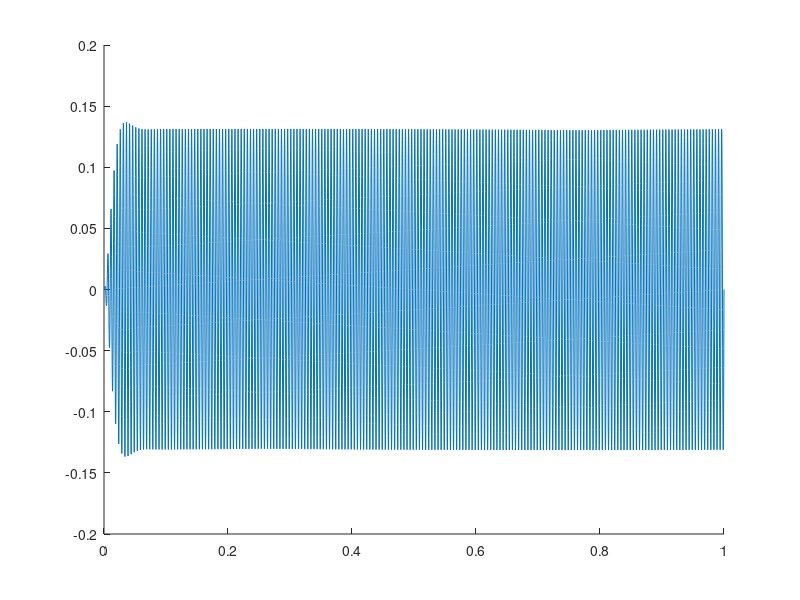

This figure's MATLAB source: (Note: this script raises an error after producing the figure.)
% addpath(genpath('C:\Users\atrox\Desktop\Work\Research\'));
%% 
sr = 5000;
t = linspace(0,1,sr);
[b1,a1] = butter(2,20*2/sr,'low');
[b2,a2] = butter(2,10*2/sr,'low');
f = 200;

sig = .3*sin(2*pi*t*f + .5);
sigs = sig.*sin(2*pi*t*f);
sigc = sig.*cos(2*pi*t*f);
hold on
% plot(t,filter(b2,a2,sqrt(filter(b1,a1,sigs).^2 + filter(b1,a1,sigc).^2)*2));
% plot(t,atan2(filter(b1,a1,sigc),filter(b1,a1,sigs)))

plot(t,filter(b1,a1,sigs).*sin(2*pi*t*f));
%plot(t,filter(b1,a1,sigs));

%% list of control
sr = 30000;
SINAL = [];
SINBL = [];
freqs = logspace(log10(100),log10(200),2);

for f = 1:2
    [b,a] = butter(2,freqs(f)*2/sr,'low');
    SINBL(f,1:3) = b;
    SINAL(f,1:3) = a;
end
%% controls > 150 HZ

P = 1;
[b,a] = butter(2,85*2/sr,'low');
[b,a] = ztos(b,a,sr);
C2 = tf(b,a);
[b,a] = butter(2,40*2/sr,'low');
[b,a] = ztos(b,a,sr);
T = tf(b,a);

C1des = T/(1-T*C2);
C1 = tf(1,[1 0])*tf(70,[1 500])*800/P;
Tact = C1/(1+C1*C2);
hold on


bode(T);
bode(Tact);

[b,a] = tfdata(C1);
b = b{1};
a = a{1};
[bd,ad] = stoz(b,a,sr);
vpa(bd)
vpa(ad)
% 
bode(C1des);
bode(C1);

%% controller 1
P = 1;
[b,a] = butter(2,85*2/sr,'low');
[b,a] = ztos(b,a,sr);
C2 = tf(b,a);
[b,a] = butter(2,10*2/sr,'low');
[b,a] = ztos(b,a,sr);
T = tf(b,a);

C1des = T/(1-T*C2);
C1 = tf(1,[1 0])*tf(70,[1 67])*14/P;
Tact = C1/(1+C1*C2);
hold on


% bode(T);
% bode(Tact);

[b,a] = tfdata(C1);
b = b{1};
a = a{1};
[bd,ad] = stoz(b,a,sr);
vpa(bd)
vpa(ad)

bode(C1des);
bode(C1);

%% controller 2

P = 1;
[b,a] = butter(2,10*2/sr,'low');
[b,a] = ztos(b,a,sr);
C2 = tf(b,a);
[b,a] = butter(2,5*2/sr,'low');
[b,a] = ztos(b,a,sr);
T = tf(b,a);

C1des = T/(1-T*C2);
C1 = tf(1,[1 0])*tf(70,[1 67])*14;
Tact = C1/(1+C1*C2);
hold on


bode(T);
bode(Tact);

[b,a] = tfdata(C2);
b = b{1};
a = a{1};
[bd,ad] = stoz(b,a,sr);
vpa(bd)
vpa(ad)

bode(C1des);
bode(C1);

%% controller 3

P = 1;
[b,a] = butter(2,15*2/sr,'low');
[b,a] = ztos(b,a,sr);
C2 = tf(b,a);
[b,a] = butter(2,10*2/sr,'low');
[b,a] = ztos(b,a,sr);
T = tf(b,a);

C1des = T/(1-T*C2);
C1 = tf(1,[1 0])*tf(140^2,[1 1.1*140 (140^2)])*tf([1 150],150)*25;
Tact = C1/(1+C1*C2);

hold on
bode(C1des);
bode(C1);


hold on
bode(T);
bode(Tact);

[b,a] = tfdata(C1);
b = b{1};
a = a{1};
[bd,ad] = stoz(b,a,sr);
vpa(bd)
vpa(ad)



%% plotting
[a1,b1,c1] = bode(C1,logspace(-2,3,100000)*2*pi);
[a2,b2,c2] = bode(C1des,logspace(-2,3,100000)*2*pi);
[a3,b3,c3] = bode(T,logspace(-2,3,100000)*2*pi);
[a4,b4,c4] = bode(Tact,logspace(-2,3,100000)*2*pi);

a = figure;
a.Position(3) = 400;
a.Position(4) = 125;
hold on
subplot(1,2,1)
hold on
a = plot(logspace(-2,3,100000),20*log10(squeeze(abs(a2))));
a.Color = [0 0 0];
a.LineWidth = 1;
a = plot(logspace(-2,3,100000),20*log10(squeeze(abs(a1))),'--');
a.Color = [1 0 0];
a.LineWidth = 1;
axis([.1 1000 -70 40])
set(gca, 'XScale', 'log')
ylabel('magnitude (dB)','Interpreter','latex','FontSize',10);
xticks([.1 1 10 100 1000])
yticks([-60 -30 0 30]);
set(gca,'TickLabelInterpreter','latex','FontSize',9);
a = legend('C desired','C designed','Interpreter','latex','FontSize',10);
a.Location = 'southwest';
a.Box = 'off';
subplot(1,2,2)
hold on
a = plot(logspace(-2,3,100000),20*log10(squeeze(abs(a3))));
a.Color = [0 0 0];
a.LineWidth = 1;


Tact = .5*C1/(1+C1*.5*C2);
[a4,b4,c4] = bode(Tact,logspace(-2,3,100000)*2*pi);
a = plot(logspace(-2,3,100000),20*log10(squeeze(abs(a4))));
a.Color = [.5 .5 .5];
a.LineWidth = .5;
Tact = .25*C1/(1+C1*.25*C2);
[a4,b4,c4] = bode(Tact,logspace(-2,3,100000)*2*pi);
a = plot(logspace(-2,3,100000),20*log10(squeeze(abs(a4))));
a.Color = [.5 .5 .5];
a.LineWidth = .5;
Tact = .1*C1/(1+C1*.1*C2);
[a4,b4,c4] = bode(Tact,logspace(-2,3,100000)*2*pi);
a = plot(logspace(-2,3,100000),20*log10(squeeze(abs(a4))));
a.Color = [.5 .5 .5];
a.LineWidth = .5;
Tact = C1/(1+C1*C2);
[a4,b4,c4] = bode(Tact,logspace(-2,3,100000)*2*pi);
a = plot(logspace(-2,3,100000),20*log10(squeeze(abs(a4))),'--');
a.Color = [1 0 0];
a.LineWidth = 1;
axis([.1 1000 -70 40])
set(gca, 'XScale', 'log')
xlabel('frequency (Hz)','Interpreter','latex','FontSize',10);
xticks([.1 1 10 100 1000]);
yticks([-60 -30 0 30]);
a = legend('T desired','T designed','Interpreter','latex','FontSize',10);
a.Location = 'southwest';
a.Box = 'off';
set(gca,'TickLabelInterpreter','latex','FontSize',9);
set(gcf,'color','w');


%%
set(gca,'TickLabelInterpreter','latex')

r = linspace(0,.5,100);
B = [];

for i = 1:100

P = 1;
[b,a] = butter(2,10*2/sr,'low');
[b,a] = ztos(b,a,sr);
C2 = tf(b,a);
[b,a] = butter(2,5*2/sr,'low');
[b,a] = ztos(b,a,sr);
T = tf(b,a);

C1des = T/(1-T*C2);
C1 = tf(1,[1 0])*tf(70,[1 67])*14/(1+.26);
Tact = C1/(1+C1*C2);

B(i) = bandwidth(Tact)/2/pi;

end

%% 
sr = 30000;
C = tf([((2*pi*1000)^2)],[1 1.4*1000*2*pi ((2*pi*1000)^2)]);
[b,a] = tfdata(C*C*C*tf([1 0 0],[1]));
b = b{1};
a = a{1};
[bd,ad] = stoz(b,a,30000);